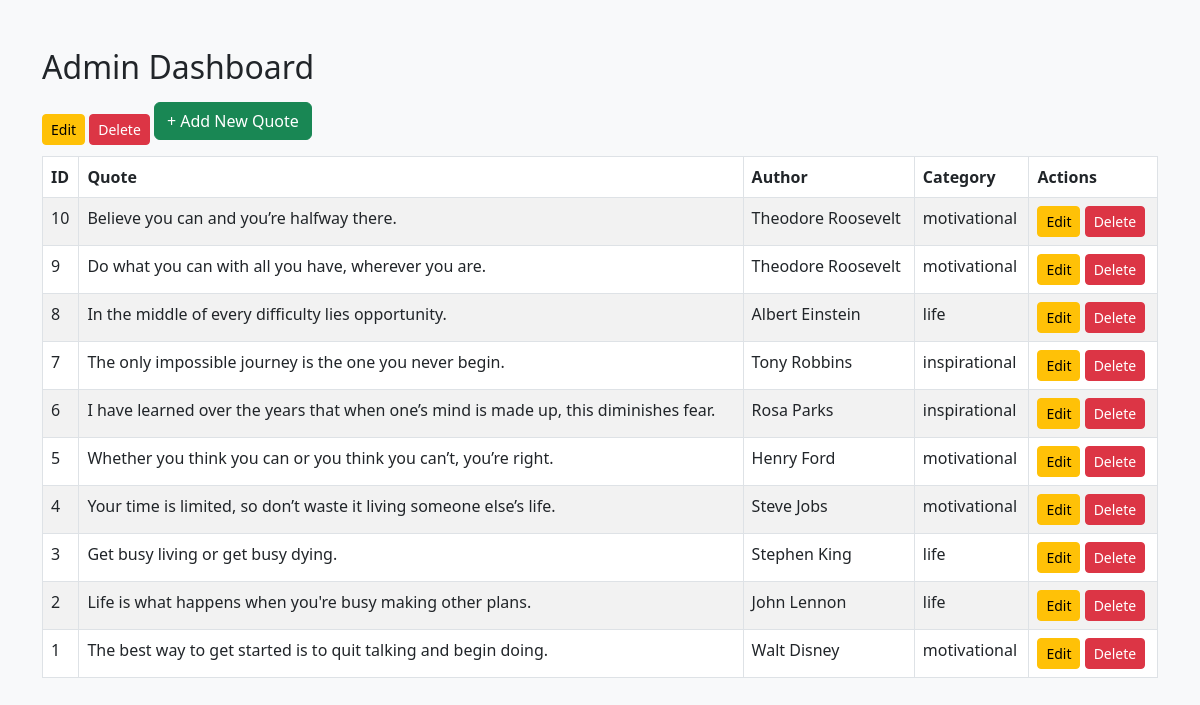
Screenshot of /admin/dashboard.php (signed in) with the database file from the repository.
### tables this page shows
CREATE TABLE IF NOT EXISTS quotes (
  id INT AUTO_INCREMENT PRIMARY KEY,
  quote_text TEXT NOT NULL,
  author VARCHAR(100),
  category VARCHAR(50)
);

### admin/dashboard.php (the view, shortened to what this page needs)
<?php
require_once("../db.php");
?>
<!DOCTYPE html>
<html>
<head>
    <link rel="stylesheet" href="https://cdn.jsdelivr.net/npm/bootstrap@5.3.0/dist/css/bootstrap.min.css">
</head>
<body class="bg-light">
<div class="container mt-5">
    <h2 class="mb-3">Admin Dashboard</h2>
  <a href='edit_quote.php?id=<?= $row['id'] ?>' class='btn btn-warning btn-sm'>Edit</a>
  <a href='delete_quote.php?id=<?= $row['id'] ?>' class='btn btn-danger btn-sm' onclick="return confirm('Are you sure?')">Delete</a>
  <a href="add_quote.php" class="btn btn-success mb-3">+ Add New Quote</a>
    <?php
    $result = $conn->query("SELECT * FROM quotes ORDER BY id DESC");
    if ($result->num_rows > 0) {
        echo "<table class='table table-bordered table-striped'>";
        echo "<thead><tr><th>ID</th><th>Quote</th><th>Author</th><th>Category</th><th>Actions</th></tr></thead><tbody>";
        while ($row = $result->fetch_assoc()) {
            echo "<tr>";
            echo "<td>{$row['id']}</td>";
            echo "<td>{$row['quote_text']}</td>";
            echo "<td>{$row['author']}</td>";
            echo "<td>{$row['category']}</td>";
            echo "<td>
                    <a href='edit_quote.php?id={$row['id']}' class='btn btn-warning btn-sm'>Edit</a>
                    <a href='delete_quote.php?id={$row['id']}' class='btn btn-danger btn-sm' onclick=\"return confirm('Are you sure?')\">Delete</a>
                  </td>";
            echo "</tr>";
        }
        echo "</tbody></table>";
    } else {
        echo "<p>No quotes found.</p>";
    }
    ?>
</div>
</body>
</html>

### rows the page displays
quotes: id "10", quote_text "Believe you can and you’re halfway there.", author "Theodore Roosevelt", category "motivational"
quotes: id "9", quote_text "Do what you can with all you have, wherever you are.", author "Theodore Roosevelt", category "motivational"
quotes: id "8", quote_text "In the middle of every difficulty lies opportunity.", author "Albert Einstein", category "life"
quotes: id "7", quote_text "The only impossible journey is the one you never begin.", author "Tony Robbins", category "inspirational"
quotes: id "6", quote_text "I have learned over the years that when one’s mind is made up, this diminishes fear.", author "Rosa Parks", category "inspirational"
quotes: id "5", quote_text "Whether you think you can or you think you can’t, you’re right.", author "Henry Ford", category "motivational"
quotes: id "4", quote_text "Your time is limited, so don’t waste it living someone else’s life.", author "Steve Jobs", category "motivational"
quotes: id "3", quote_text "Get busy living or get busy dying.", author "Stephen King", category "life"
quotes: id "2", quote_text "Life is what happens when you're busy making other plans.", author "John Lennon", category "life"
quotes: id "1", quote_text "The best way to get started is to quit talking and begin doing.", author "Walt Disney", category "motivational"
